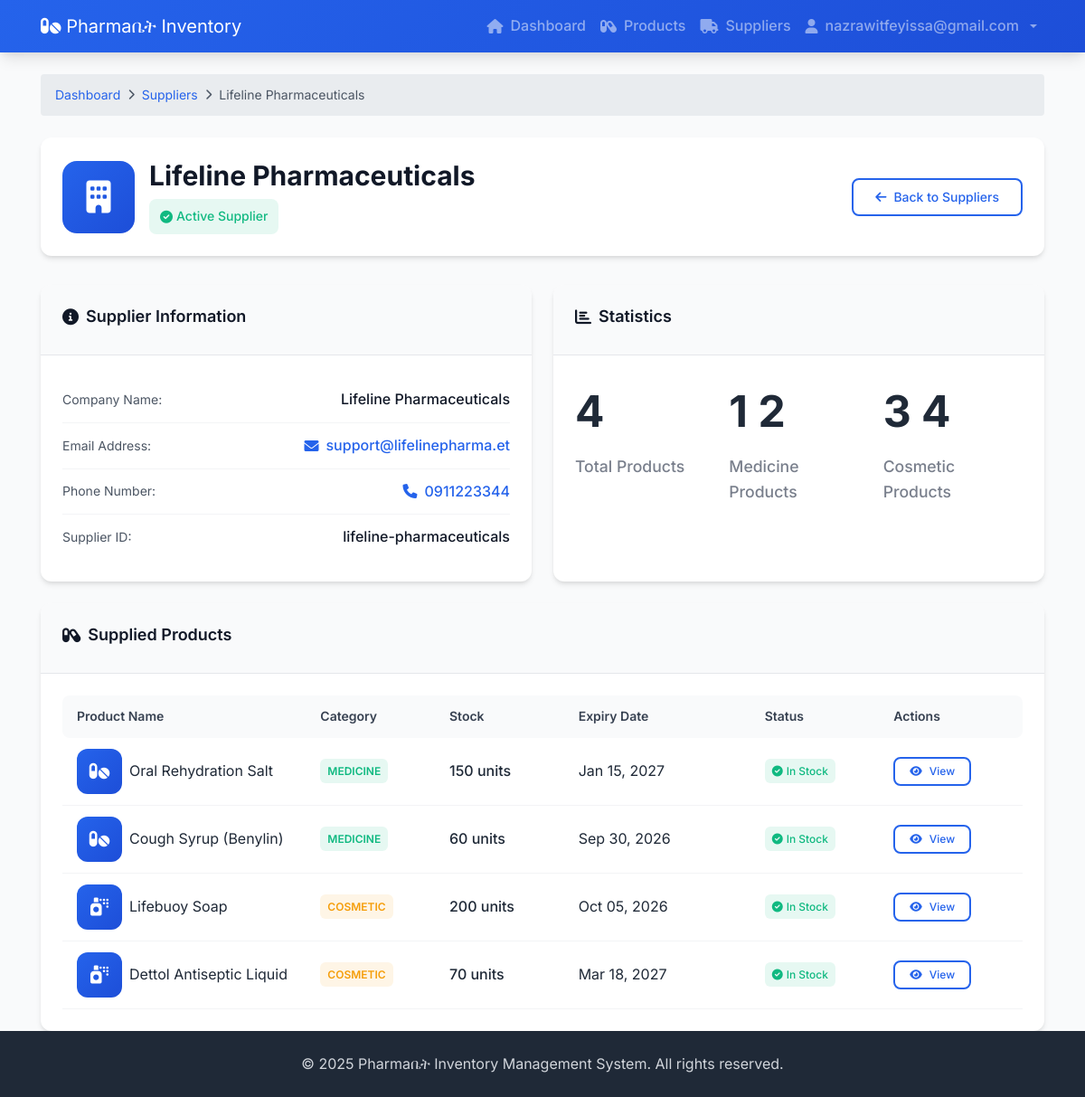
The app's page /inventory/suppliers/lifeline-pharmaceuticals (signed in) with its own data.
### accounts/models.py (models this page shows, shortened)
class CustomUser(AbstractUser):
    email = models.EmailField(unique=True)
    USER_ROLES = (
        ('admin', 'Admin'),
        ('staff', 'Staff'),
    )
    role = models.CharField(max_length=10, choices=USER_ROLES, default='staff')
    username = None  # Remove username field
    USERNAME_FIELD = 'email'
    REQUIRED_FIELDS = []
    objects = CustomUserManager()

### inventory/models.py (models this page shows, shortened)
class Supplier(models.Model):
    supplier_name = models.CharField(max_length=50)
    phone_no = models.CharField(max_length = 10)
    email = models.EmailField()
    slug = models.SlugField(default ="",null = False,db_index= True)

class Product(models.Model):
    product_name = models.CharField(max_length=25)
    CATEGORY_CHOICES = [('medicine','Medicine'),('cosmetic','Cosmetic')]
    category = models.CharField(max_length = 10,choices=CATEGORY_CHOICES)
    quantity = models.PositiveIntegerField()
    threshold = models.PositiveIntegerField()
    expiry_date = models.DateField()
    created_at = models.DateTimeField(auto_now_add=True)
    supplier= models.ManyToManyField(Supplier)
    slug = models.SlugField(default = "", null = False,db_index=True)

### inventory/views.py (the view)
# urls.py: path("suppliers/<slug>",views.SupplierDetailView.as_view(), name="supplier_detail"),
class SupplierDetailView(LoginRequiredMixin,DetailView):
    template_name = "inventory/supplier-detail.html"
    model = Supplier

### inventory/templates/inventory/supplier-detail.html (shortened to what this page needs)
{% extends "inventory/base.html" %}
{% block content %}
<div class="supplier-detail-container">
    <div class="breadcrumb">
        <a href="">Dashboard</a>
        <i class="fas fa-chevron-right"></i>
        <a href="{% url 'inventory:suppliers' %}">Suppliers</a>
        <i class="fas fa-chevron-right"></i>
        <span>{{ supplier.supplier_name }}</span>
    </div>
    <div class="supplier-detail-header">
        <div class="supplier-title-section">
            <div class="supplier-icon-large">
                <i class="fas fa-building"></i>
            </div>
            <div class="supplier-title-info">
                <h1 class="supplier-title">{{ supplier.supplier_name }}</h1>
                <div class="supplier-badges">
                    <span class="status-badge active">
                        <i class="fas fa-check-circle"></i>
                        Active Supplier
                    </span>
                </div>
            </div>
        </div>
       <div class="supplier-actions d-flex gap-2">
    <a href="{% url 'inventory:suppliers' %}" class="btn btn-outline">
        <i class="fas fa-arrow-left"></i>
        Back to Suppliers
    </a>
</div>
    </div>
    <div class="supplier-detail-content">
        <div class="detail-grid">
            <div class="detail-card">
                <div class="card-header">
                    <h3>
                        <i class="fas fa-info-circle"></i>
                        Supplier Information
                    </h3>
                </div>
                <div class="card-content">
                    <div class="detail-row">
                        <span class="detail-label">Company Name:</span>
                        <span class="detail-value">{{ supplier.supplier_name }}</span>
                    </div>
                    <div class="detail-row">
                        <span class="detail-label">Email Address:</span>
                        <span class="detail-value">
                            <a href="mailto:{{ supplier.email }}" class="email-link">
                                <i class="fas fa-envelope"></i>
                                {{ supplier.email }}
                            </a>
                        </span>
                    </div>
                    <div class="detail-row">
                        <span class="detail-label">Phone Number:</span>
                        <span class="detail-value">
                            <a href="tel:{{ supplier.phone_no }}" class="phone-link">
                                <i class="fas fa-phone"></i>
                                {{ supplier.phone_no }}
                            </a>
                        </span>
                    </div>
                    <div class="detail-row">
                        <span class="detail-label">Supplier ID:</span>
                        <span class="detail-value">{{ supplier.slug }}</span>
                    </div>
                </div>
            </div>
            <div class="detail-card">
                <div class="card-header">
                    <h3>
                        <i class="fas fa-chart-bar"></i>
                        Statistics
                    </h3>
                </div>
                <div class="card-content">
                    <div class="stats-overview">
                        <div class="stat-item">
                            <div class="stat-number">{{ supplier.product_set.count }}</div>
                            <div class="stat-label">Total Products</div>
                        </div>
                        <div class="stat-item">
                            <div class="stat-number">
                                {% for product in supplier.product_set.all %}
                                    {% if product.category == 'medicine' %}{{ forloop.counter }}{% endif %}
                                {% endfor %}
                            </div>
                            <div class="stat-label">Medicine Products</div>
                        </div>
                        <div class="stat-item">
                            <div class="stat-number">
                                {% for product in supplier.product_set.all %}
                                    {% if product.category == 'cosmetic' %}{{ forloop.counter }}{% endif %}
                                {% endfor %}
                            </div>
                            <div class="stat-label">Cosmetic Products</div>
                        </div>
                    </div>
                </div>
            </div>
            <div class="detail-card full-width">
                <div class="card-header">
                    <h3>
                        <i class="fas fa-capsules"></i>
                        Supplied Products
                    </h3>
                </div>
                <div class="card-content">
                    {% if supplier.product_set.all %}
                        <div class="products-table">
                            <div class="table-header">
                                <div class="table-cell">Product Name</div>
                                <div class="table-cell">Category</div>
                                <div class="table-cell">Stock</div>
                                <div class="table-cell">Expiry Date</div>
                                <div class="table-cell">Status</div>
                                <div class="table-cell">Actions</div>
                            </div>
                            {% for product in supplier.product_set.all %}
                            <div class="table-row">
                                <div class="table-cell">
                                    <div class="product-info">
                                        <div class="product-icon">
                                            {% if product.category == 'medicine' %}
                                                <i class="fas fa-pills"></i>
                                            {% else %}
                                                <i class="fas fa-spray-can"></i>
                                            {% endif %}
                                        </div>
                                        <span>{{ product.product_name }}</span>
                                    </div>
                                </div>
                                <div class="table-cell">
                                    <span class="category-badge {{ product.category|lower }}">
                                        {{ product.category|title }}
                                    </span>
                                </div>
                                <div class="table-cell">
                                    <span class="stock-info">{{ product.quantity }} units</span>
                                </div>
                                <div class="table-cell">
                                    <span>{{ product.expiry_date|date:"M d, Y" }}</span>
                                </div>
                                <div class="table-cell">
                                    <span class="stock-status {% if product.quantity <= product.threshold %}low-stock{% else %}in-stock{% endif %}">
                                        {% if product.quantity <= product.threshold %}
                                            <i class="fas fa-exclamation-triangle"></i>
                                            Low Stock
                                        {% else %}
                                            <i class="fas fa-check-circle"></i>
                                            In Stock
                                        {% endif %}
                                    </span>
                                </div>
                                <div class="table-cell">
                                    <a href="{% url 'inventory:product_detail' product.slug %}" class="btn btn-sm btn-outline">
                                        <i class="fas fa-eye"></i>
                                        View
                                    </a>
                                </div>
                            </div>
                            {% endfor %}
                        </div>
                    {% else %}
                        <div class="empty-products">
                            <i class="fas fa-box-open"></i>
                            <h4>No products supplied</h4>
                            <p>This supplier is not currently supplying any products.</p>
                        </div>
                    {% endif %}
                </div>
            </div>
        </div>
    </div>
</div>
{% endblock %}

### inventory/templates/inventory/base.html (shortened to what this page needs)
<!DOCTYPE html>
<html lang="en">
<head>
    {% load static %}
    <link rel="stylesheet" href="https://stackpath.bootstrapcdn.com/bootstrap/4.5.2/css/bootstrap.min.css">
    <link rel="stylesheet" href="{% static 'inventory/style.css' %}">
    <link href="https://cdnjs.cloudflare.com/ajax/libs/font-awesome/6.0.0/css/all.min.css" rel="stylesheet">
</head>
<body>
    <nav class="navbar navbar-expand-lg navbar-dark bg-dark">
        <div class="container">
            <a class="navbar-brand" href="{% url 'dashboard' %}">
                <i class="fas fa-pills"></i> Pharmaቤት Inventory
            </a>
            <div class="collapse navbar-collapse" id="navbarNav">
                <ul class="navbar-nav ml-auto">
                    {% if user.is_authenticated %}
                        <li class="nav-item">
                            <a class="nav-link" href="{% url 'dashboard' %}">
                                <i class="fas fa-home"></i> Dashboard
                            </a>
                        </li>
                        <li class="nav-item">
                            <a class="nav-link" href="{% url 'products' %}">
                                <i class="fas fa-capsules"></i> Products
                            </a>
                        </li>
                        <li class="nav-item">
                            <a class="nav-link" href="{% url 'suppliers' %}">
                                <i class="fas fa-truck"></i> Suppliers
                            </a>
                        </li>
                        <li class="nav-item dropdown">
                            <a class="nav-link dropdown-toggle" href="#" id="navbarDropdown" role="button" data-toggle="dropdown" aria-haspopup="true" aria-expanded="false">
                                <i class="fas fa-user"></i> {{ user.email }}
                            </a>
                        </li>
                    {% else %}
                        <li class="nav-item">
                            <a class="nav-link" href="{% url 'login' %}">Login</a>
                        </li>
                    {% endif %}
                </ul>
            </div>
        </div>
    </nav>
    <main class="container mt-4">
        {% block content %}
        {% endblock %}
    </main>
    <footer class="footer bg-light py-3 mt-4">
        <div class="container text-center">
            <p>&copy; {% now "Y" %} Pharmaቤት Inventory Management System. All rights reserved.</p>
        </div>
    </footer>
</body>
</html>

### records on screen
CustomUser: email "nazrawitfeyissa@gmail.com"
Supplier: supplier_name "Lifeline Pharmaceuticals", email "support@lifelinepharma.et", phone_no "0911223344", slug "lifeline-pharmaceuticals", product_set.count "4"
Product: product_name "Oral Rehydration Salt", category "MEDICINE", quantity "150", expiry_date "Jan 15, 2027", threshold "In Stock"
Product: product_name "Cough Syrup (Benylin)", category "MEDICINE", quantity "60", expiry_date "Sep 30, 2026", threshold "In Stock"
Product: product_name "Lifebuoy Soap", category "COSMETIC", quantity "200", expiry_date "Oct 05, 2026", threshold "In Stock"
Product: product_name "Dettol Antiseptic Liquid", category "COSMETIC", quantity "70", expiry_date "Mar 18, 2027", threshold "In Stock"
